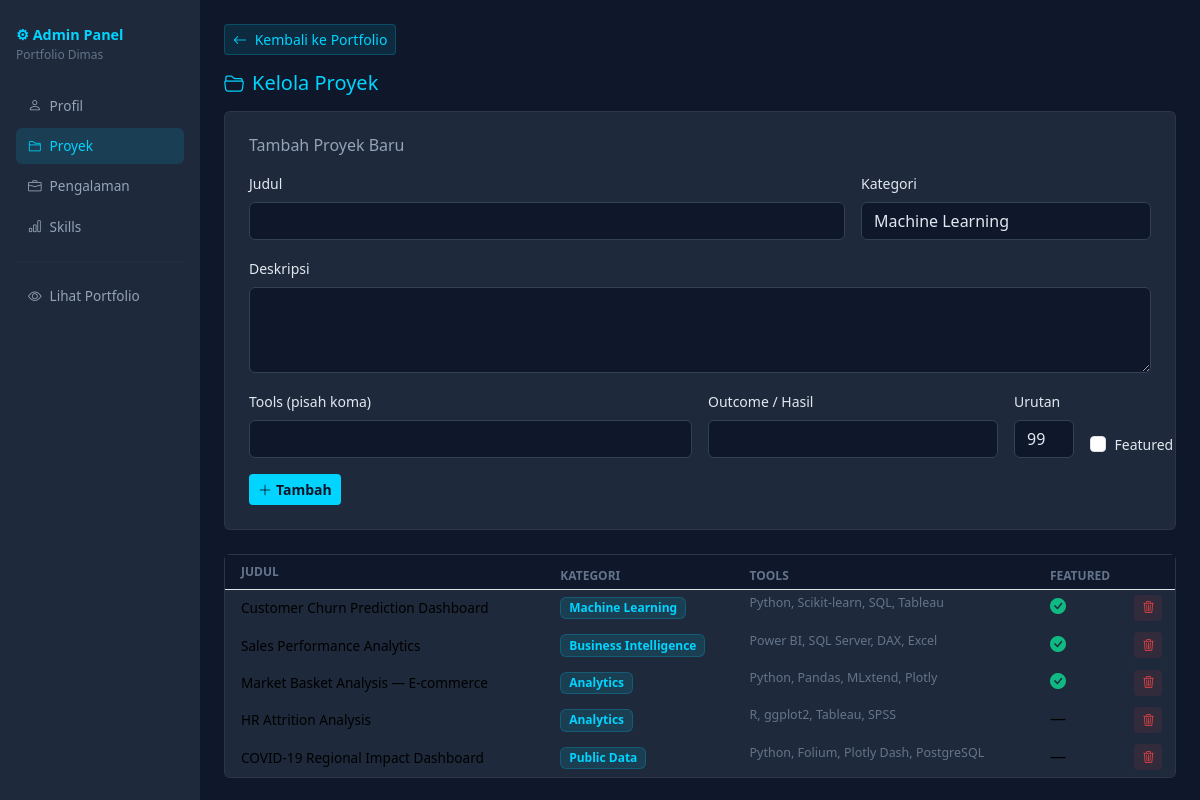
The app's page /admin.php?section=projects with its own data.
### tables this page shows
CREATE TABLE projects (
            id          INTEGER PRIMARY KEY AUTOINCREMENT,
            title       TEXT,
            description TEXT,
            tools       TEXT,
            outcome     TEXT,
            category    TEXT,
            featured    INTEGER DEFAULT 0,
            sort_order  INTEGER DEFAULT 0
        );

### includes/config.php (called while the page is built, shortened)
<?php
function getDB(): PDO {
    static $pdo = null;
    if ($pdo === null) {
        $dbPath = DB_PATH;
        try {
            $pdo = new PDO('sqlite:' . $dbPath);
            $pdo->setAttribute(PDO::ATTR_ERRMODE, PDO::ERRMODE_EXCEPTION);
            $pdo->setAttribute(PDO::ATTR_DEFAULT_FETCH_MODE, PDO::FETCH_ASSOC);
            $pdo->exec('PRAGMA journal_mode=WAL;');
            $pdo->exec('PRAGMA foreign_keys=ON;');
        } catch (PDOException $e) {
            die('Database error: ' . $e->getMessage());
        }
    }
    return $pdo;
}

### includes/functions.php (called while the page is built, shortened)
<?php
require_once __DIR__ . '/config.php';
function getProjects(bool $featuredOnly = false): array {
    $sql = "SELECT * FROM projects" . ($featuredOnly ? " WHERE featured = 1" : "") . " ORDER BY sort_order";
    return getDB()->query($sql)->fetchAll();
}
function h(string $str): string {
    return htmlspecialchars($str, ENT_QUOTES, 'UTF-8');
}

### admin.php (the view, shortened to what this page needs)
<?php
require_once __DIR__ . '/includes/functions.php';
$section = $_GET['section'] ?? 'profile';
$profile  = getProfile();
$projects = getProjects();
?>
<!DOCTYPE html>
<html lang="id">
<head>
    <link href="https://cdn.jsdelivr.net/npm/bootstrap@5.3.2/dist/css/bootstrap.min.css" rel="stylesheet">
    <link href="https://cdn.jsdelivr.net/npm/bootstrap-icons@1.11.3/font/bootstrap-icons.min.css" rel="stylesheet">
</head>
<body>
<div class="container-fluid">
<div class="row">
    <div class="col-md-2 sidebar">
        <div class="mb-4">
            <div style="color:#00d4ff;font-weight:700;font-size:.9rem;">⚙ Admin Panel</div>
            <div style="color:#64748b;font-size:.75rem;">Portfolio Dimas</div>
        </div>
        <nav class="nav flex-column gap-1">
            <a href="?section=profile"    class="nav-link <?= $section==='profile'?'active':'' ?>"><i class="bi bi-person me-2"></i>Profil</a>
            <a href="?section=projects"   class="nav-link <?= $section==='projects'?'active':'' ?>"><i class="bi bi-folder2 me-2"></i>Proyek</a>
            <a href="?section=experience" class="nav-link <?= $section==='experience'?'active':'' ?>"><i class="bi bi-briefcase me-2"></i>Pengalaman</a>
            <a href="?section=skills"     class="nav-link <?= $section==='skills'?'active':'' ?>"><i class="bi bi-bar-chart me-2"></i>Skills</a>
        </nav>
        <hr style="border-color:#334155">
        <a href="index.php" class="nav-link" target="_blank"><i class="bi bi-eye me-2"></i>Lihat Portfolio</a>
    </div>
    <div class="col-md-10 p-4">
        <a href="index.php" class="btn btn-sm mb-3" style="background:rgba(0,212,255,.1);color:#00d4ff;border:1px solid rgba(0,212,255,.2);">
            <i class="bi bi-arrow-left me-1"></i> Kembali ke Portfolio
        </a>
        <?php if ($section === 'profile'): ?>
        <h5 class="mb-3"><i class="bi bi-person-fill me-2"></i>Edit Profil</h5>
        <div class="card p-4">
            <form method="POST">
                <input type="hidden" name="action" value="update_profile">
                <div class="row g-3">
                    <div class="col-md-6"><label class="form-label small">Nama</label>
                        <input class="form-control" name="name" value="<?= h($profile['name'] ?? '') ?>" required></div>
                    <div class="col-md-6"><label class="form-label small">Tagline</label>
                        <input class="form-control" name="tagline" value="<?= h($profile['tagline'] ?? '') ?>"></div>
                    <div class="col-12"><label class="form-label small">Bio</label>
                        <textarea class="form-control" name="bio" rows="4"><?= h($profile['bio'] ?? '') ?></textarea></div>
                    <div class="col-md-6"><label class="form-label small">Email</label>
                        <input class="form-control" name="email" type="email" value="<?= h($profile['email'] ?? '') ?>"></div>
                    <div class="col-md-6"><label class="form-label small">Telepon</label>
                        <input class="form-control" name="phone" value="<?= h($profile['phone'] ?? '') ?>"></div>
                    <div class="col-md-4"><label class="form-label small">Lokasi</label>
                        <input class="form-control" name="location" value="<?= h($profile['location'] ?? '') ?>"></div>
                    <div class="col-md-4"><label class="form-label small">LinkedIn URL</label>
                        <input class="form-control" name="linkedin" value="<?= h($profile['linkedin'] ?? '') ?>"></div>
                    <div class="col-md-4"><label class="form-label small">GitHub URL</label>
                        <input class="form-control" name="github" value="<?= h($profile['github'] ?? '') ?>"></div>
                    <div class="col-md-3"><label class="form-label small">Tahun Pengalaman</label>
                        <input class="form-control" name="years_experience" type="number" value="<?= h((string)($profile['years_experience'] ?? 0)) ?>"></div>
                </div>
                <button type="submit" class="btn mt-3" style="background:#00d4ff;color:#0a1628;font-weight:600;">
                    <i class="bi bi-save me-1"></i> Simpan Perubahan
                </button>
            </form>
        </div>
        <?php elseif ($section === 'projects'): ?>
        <h5 class="mb-3"><i class="bi bi-folder2-open me-2"></i>Kelola Proyek</h5>
        <div class="card p-4 mb-4">
            <h6 class="mb-3" style="color:#94a3b8">Tambah Proyek Baru</h6>
            <form method="POST">
                <div class="row g-3">
                    <div class="col-md-8"><label class="form-label small">Judul</label>
                        <input class="form-control" name="title" required></div>
                    <div class="col-md-4"><label class="form-label small">Kategori</label>
                        <select class="form-select" name="category">
                            <option>Machine Learning</option><option>Business Intelligence</option>
                        </select></div>
                    <div class="col-12"><label class="form-label small">Deskripsi</label>
                        <textarea class="form-control" name="description" rows="3" required></textarea></div>
                    <div class="col-md-6"><label class="form-label small">Tools (pisah koma)</label>
                        <input class="form-control" name="tools"></div>
                    <div class="col-md-4"><label class="form-label small">Outcome / Hasil</label>
                        <input class="form-control" name="outcome"></div>
                    <div class="col-md-1"><label class="form-label small">Urutan</label>
                        <input class="form-control" name="sort_order" type="number" value="99"></div>
                    <div class="col-md-1 d-flex align-items-end">
                        <div class="form-check"><input class="form-check-input" type="checkbox" name="featured" id="feat">
                        <label class="form-check-label small" for="feat">Featured</label></div>
                    </div>
                </div>
                <button type="submit" class="btn mt-3 btn-sm" style="background:#00d4ff;color:#0a1628;font-weight:600;">
                    <i class="bi bi-plus-lg me-1"></i>Tambah
                </button>
            </form>
        </div>
        <div class="card p-0">
            <table class="table table-sm mb-0">
                <thead style="background:#0f172a"><tr>
                    <th class="ps-3 py-2" style="color:#64748b;font-size:.75rem;">JUDUL</th>
                    <th style="color:#64748b;font-size:.75rem;">KATEGORI</th>
                    <th style="color:#64748b;font-size:.75rem;">TOOLS</th>
                    <th style="color:#64748b;font-size:.75rem;">FEATURED</th>
                    <th></th>
                </tr></thead>
                <tbody>
                <?php foreach ($projects as $p): ?>
                <tr style="border-color:#1e293b">
                    <td class="ps-3 py-2" style="font-size:.85rem;"><?= h($p['title']) ?></td>
                    <td><span class="badge badge-cyan"><?= h($p['category']) ?></span></td>
                    <td style="font-size:.78rem;color:#64748b"><?= h($p['tools']) ?></td>
                    <td><?= $p['featured'] ? '<i class="bi bi-check-circle-fill" style="color:#10b981"></i>' : '—' ?></td>
                    <td>
                        <form method="POST" onsubmit="return confirm('Hapus proyek ini?')">
                            <button type="submit" class="btn btn-sm" style="background:rgba(239,68,68,.1);color:#ef4444;border:none;font-size:.75rem;">
                                <i class="bi bi-trash3"></i>
                            </button>
                        </form>
                    </td>
                </tr>
                <?php endforeach; ?>
                </tbody>
            </table>
        </div>
        <?php endif; ?>
    </div>
</div>
</div>
</body>
</html>

### admin.php (style rules this page uses)
body { background: #0f172a; color: #e2e8f0; font-family: system-ui, sans-serif; }
.sidebar { background: #1e293b; min-height: 100vh; padding: 1.5rem 1rem; }
.nav-link { color: #94a3b8; border-radius: 6px; padding: .5rem .75rem; font-size: .85rem; }
.nav-link:hover, .nav-link.active { background: rgba(0,212,255,.12); color: #00d4ff; }
.card { background: #1e293b; border: 1px solid rgba(255,255,255,.06); color: #e2e8f0; }
.form-control, .form-select { background: #0f172a; border-color: #334155; color: #e2e8f0; }
.table { color: #e2e8f0; }
.table > :not(caption) > * > * { background: transparent; }
h5 { color: #00d4ff; }
.badge-cyan { background: rgba(0,212,255,.12); color: #00d4ff; border: 1px solid rgba(0,212,255,.2); }

### records on screen
projects: title "Customer Churn Prediction Dashboard", category "Machine Learning", tools "Python, Scikit-learn, SQL, Tableau", featured 1 (drawn)
projects: title "Sales Performance Analytics", category "Business Intelligence", tools "Power BI, SQL Server, DAX, Excel", featured 1 (drawn)
projects: title "Market Basket Analysis — E-commerce", category "Analytics", tools "Python, Pandas, MLxtend, Plotly", featured 1 (drawn)
projects: title "HR Attrition Analysis", category "Analytics", tools "R, ggplot2, Tableau, SPSS"
projects: title "COVID-19 Regional Impact Dashboard", category "Public Data", tools "Python, Folium, Plotly Dash, PostgreSQL"
